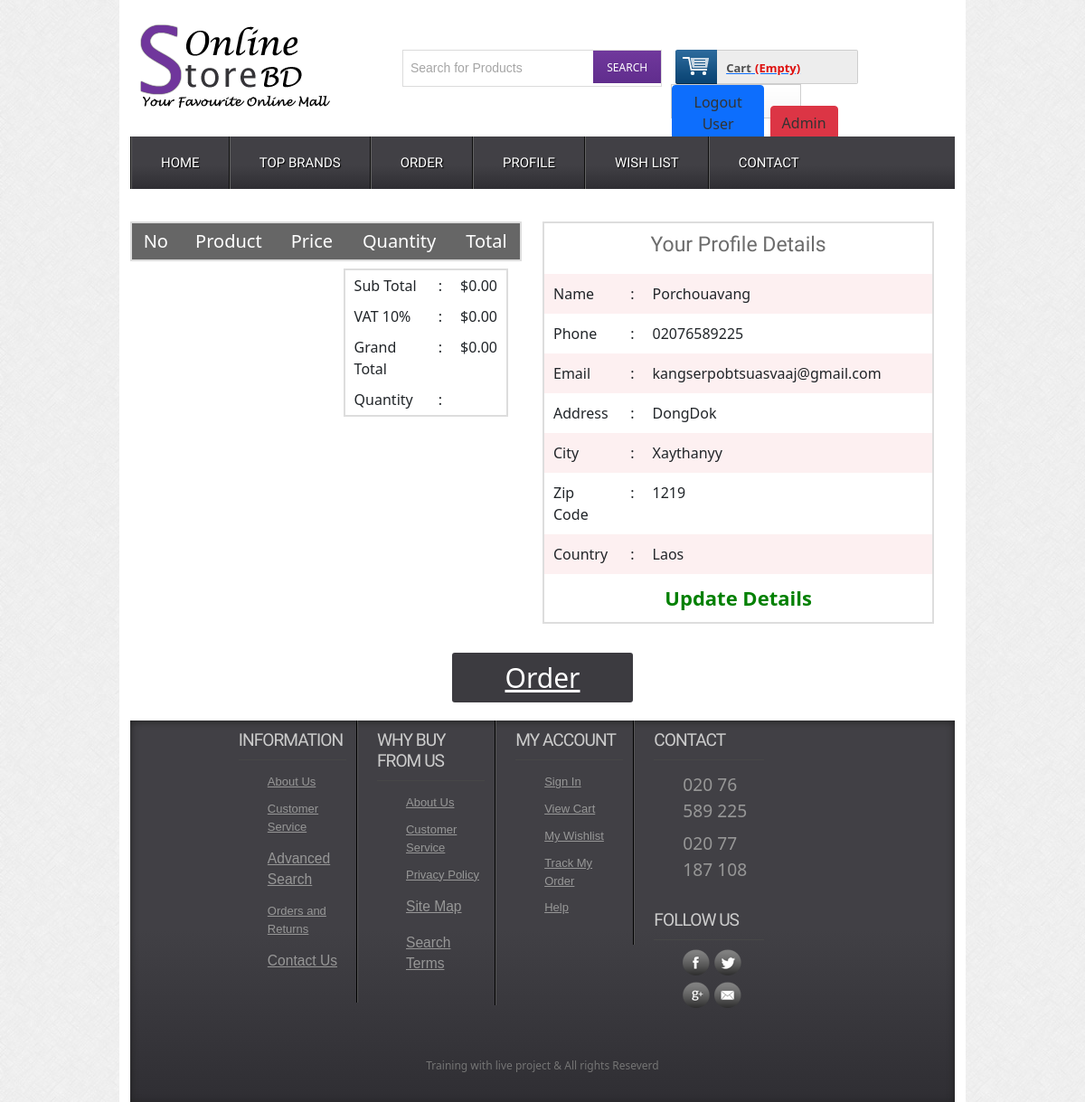
/paymentoffiline.php (signed in), run on the app's committed database.
### tables this page shows
CREATE TABLE `tbl_customers` (
  `id` int(11) NOT NULL,
  `name` varchar(60) NOT NULL,
  `address` text NOT NULL,
  `city` varchar(30) NOT NULL,
  `country` varchar(30) NOT NULL,
  `zip` varchar(30) NOT NULL,
  `phone` varchar(30) NOT NULL,
  `email` varchar(255) NOT NULL,
  `pass` varchar(32) NOT NULL
);

### classes/Customer.php (called while the page is built, shortened)
<?php
$filepath = realpath(dirname(__FILE__));
include_once($filepath.'/../lib/Database.php');
 ?>
<?php
class Customer
{
    private $db;
    public function __construct()
    {
        $this->db = new Database();
    }
    public function getCustomerData($id)
    {
        $query = "SELECT * FROM tbl_customers WHERE id = '$id'";
        $result = $this->db->select($query);
        return $result;
    }
}

### lib/Database.php (called while the page is built, shortened)
<?php
class Database
{
    public $host   = DB_HOST;
    public $user   = DB_USER;
    public $pass   = DB_PASS;
    public $dbname = DB_NAME;
    public $link;
    private function connectDB()
    {
        $this->link = new mysqli(
            $this->host,
            $this->user,
            $this->pass,
            $this->dbname
        );
    }
    public function select($query)
    {
        $result = $this->link->query($query) or
        die($this->link->error . __LINE__);
        if ($result->num_rows > 0) {
            return $result;
        } else {
            return false;
        }
    }
}

### lib/Session.php (called while the page is built, shortened)
<?php
class Session
{
    public static function get($key)
    {
        if (isset($_SESSION[$key])) {
            return $_SESSION[$key];
        } else {
            return false;
        }
    }
}

### paymentoffiline.php (the view, shortened to what this page needs)
<?php include 'inc/header.php'; ?>
<div class="main">
	<div class="content">
		<div class="section group">
			<div class="division">
				<table class="tblone">
							<tr>
								<th>No</th>
								<th>Product</th>
								<th>Price</th>
								<th>Quantity</th>
								<th>Total</th>
							</tr>
						</table>
						<table class="tbltwo">
							<tr>
								<td>Sub Total</td>
								<td>:</td>
								<td>$<?php echo number_format($sum).".00"; ?></td>
							</tr>
							<tr>
								<td>VAT 10%</td>
								<td>:</td>
								<td><?php
                                $vat = $sum * 0.1;
                            echo "$".number_format($vat).".00"; ?></td>
							</tr>
							<tr>
								<td>Grand Total</td>
								<td>:</td>
								<td>$<?php
                                $gTotal = $sum+$vat;
                            echo number_format($gTotal).".00"; ?></td>
							</tr>
							<tr>
								<td>Quantity</td>
								<td>:</td>
								<td><?php echo $qty; ?></td>
							</tr>
					   </table>
			</div>
			<div class="division">
				<?php
            $id = Session::get("cmrId");
            $getData = $cmr->getCustomerData($id);
            if ($getData) {
                while ($result = $getData->fetch_assoc()) {
                    ?>
			<table class="tblone">
				<tr>
					<td colspan="3" style="text-align: center;"><h2>Your Profile Details</h2></td>
				</tr>
				<tr>
					<td width="20%">Name</td>
					<td width="5%">:</td>
					<td><?php echo $result['name']; ?></td>
				</tr>
				<tr>
					<td>Phone</td>
					<td>:</td>
					<td><?php echo $result['phone']; ?></td>
				</tr>
				<tr>
					<td>Email</td>
					<td>:</td>
					<td><?php echo $result['email']; ?></td>
				</tr>
				<tr>
					<td>Address</td>
					<td>:</td>
					<td><?php echo $result['address']; ?></td>
				</tr>
				<tr>
					<td>City</td>
					<td>:</td>
					<td><?php echo $result['city']; ?></td>
				</tr>
				<tr>
					<td>Zip Code</td>
					<td>:</td>
					<td><?php echo $result['zip']; ?></td>
				</tr>
				<tr>
					<td>Country</td>
					<td>:</td>
					<td><?php echo $result['country']; ?></td>
				</tr>
				<tr>
					<td colspan="3" style="text-align: center; font-size: 22px;"><a style="color: green;" href="editprofile.php">Update Details</a></td>
				</tr>
			</table>
			<?php
                }
            } ?>
			</div>
		</div>
		<div class="ordernow">
			<a href="?orderid=order">Order</a>
		</div>
	</div>
<?php include 'inc/footer.php'; ?>

### css/style.css (style rules this page uses)
html,body,div,span,applet,object,iframe,h1,h2,h3,h4,h5,h6,p,blockquote,pre,a,abbr,acronym,address,big,cite,code,del,dfn,em,img,ins,kbd,q,s,samp,small,strike,strong,sub,sup,tt,var,b,u,i,dl,dt,dd,ol,nav ul,nav li,fieldset,form,label,legend,table,caption,tbody,tfoot,thead,tr,th,td,article,aside,canvas,details,embed,figure,figcaption,footer,header,hgroup,menu,nav,output,ruby,section,summary,time,mark,audio,video { margin:0;padding:0;border:0;font-size:100%;font:inherit;vertical-align:baseline; }
table { border-collapse:collapse;border-spacing:0; }
a { text-decoration:none; }
body { font-family:Arial, Helvetica, sans-serif; background:url(../images/body_bg3.jpg); }
.section { clear: both; padding: 0px; margin: 0px; }
.group:before, .group:after { content:""; display:table; }
.group:after { clear:both; }
.group { zoom:1; }
.content { padding:20px 0; background:#FFF; }
.content h2 { font-size:23px; color:#6C6C6C; font-family: 'Monda', sans-serif; }
.tblone { border: 1px solid #fff; margin-bottom: 12px; width: 100%; }
.tblone th { background: #666 none repeat scroll 0 0; color: #fff; font-size: 20px; padding: 5px 8px; text-align: center; }
.tblone td { padding:10px;text-align:center; }
table.tblone tr:nth-child(2n+1) { background:#fff;height:30px; }
table.tblone tr:nth-child(2n) { background:#fdf0f1;height:30px; }
table.tblone a { color: #fe5800; font-weight: bold; text-decoration: none; }

### paymentoffiline.php (style rules this page uses)
.division { width:50%; float:left; }
.tblone { width: 95%; margin-right:15px; border:2px solid #ddd; }
.tblone tr td { text-align: justify; }
.tbltwo { float:right; text-align:left; width:40%; border:2px solid #ddd; margin-right:14px; margin-top: -4px; margin-right: 38px; }
.tbltwo tr td { text-align:justify; padding: 5px 10px; }
.ordernow a { width:200px; margin:20px auto 0; text-align: center; padding:5px; font-size:30px; display: block; background: #3C3B40; color: white; border-radius: 3px; }

### data on the page
tbl_customers: name "Porchouavang", phone "02076589225", email "kangserpobtsuasvaaj@gmail.com", address "DongDok", city "Xaythanyy", zip "1219", country "Laos"

### other printed values
$sum "0"
$vat "0"
$gTotal "0"
